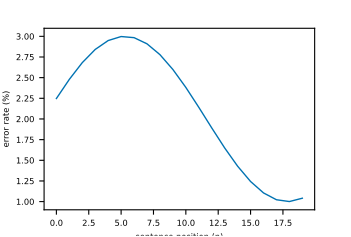

Reproduce this figure in Python.
import matplotlib
matplotlib.use("Agg")
import matplotlib.pyplot as plt, numpy as np
MM=1/25.4
matplotlib.rcParams.update({"pdf.fonttype":42,"ps.fonttype":42,"font.size":6,
 "axes.titlesize":6,"axes.labelsize":6,"xtick.labelsize":6,"ytick.labelsize":6})
fig=plt.figure(figsize=(89*MM,60*MM)); ax=fig.add_subplot(111)
ax.plot(np.sin(np.arange(1,21)/4)+2,color="#0072B2",lw=1.0)
ax.set_xlabel("sentence position (n)"); ax.set_ylabel("error rate (%)")
fig.savefig(r"E:\2026-AI4S\figpipe\corpus\qc_r2\ok2_clean.pdf", bbox_inches=None)
